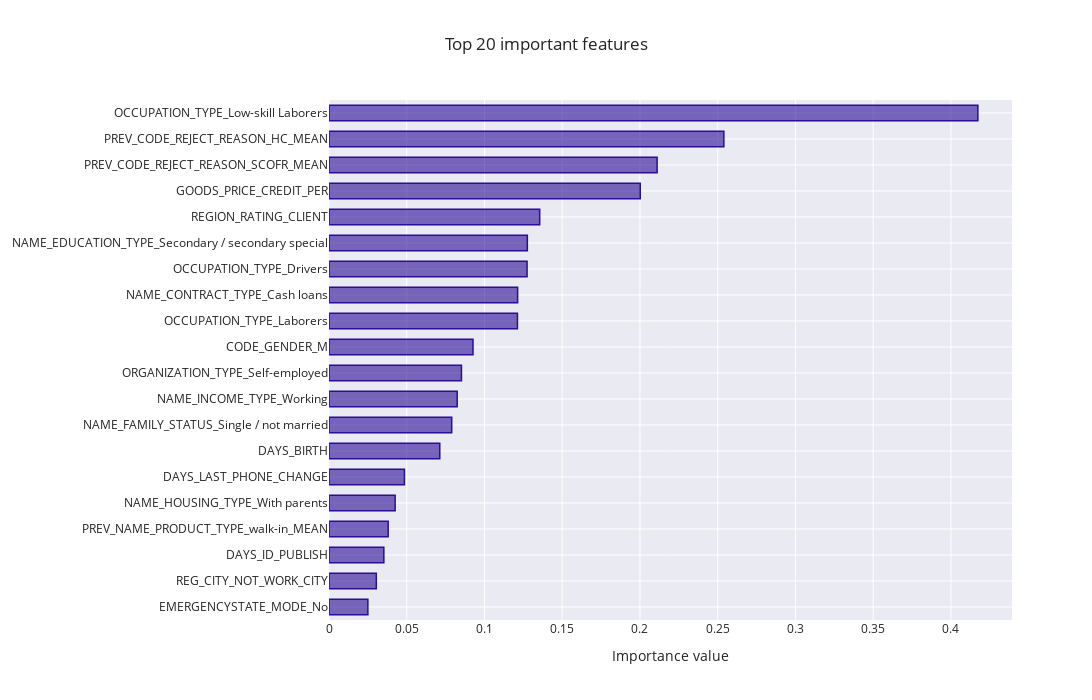

The code cell stored with this chart in its notebook:
### Markdown cell above
## Logistic Regression

### Code cell
# fit model on train
LR.fit(train, train_true)

# evaluate
evaluate_estimator(LR,
                   train,
                   train_true,
                   test,
                   test_true,
                   SCORER,
                   cost,
                   cv)

# Distribution of prediction probabilities versus classes
train_predicted_probas = LR.predict_proba(train)
proba_distributions(train_true,train_predicted_probas)

# Distribution of prediction probabilities versus classes
test_predicted_probas = LR.predict_proba(test)
proba_distributions(test_true,test_predicted_probas)

# Feature importance
feature_importance_plot(LR[-1].coef_[0],train)

### Figure 1 — Plotly figure (JSON) as saved in the notebook; plotly's stock layout.template omitted (floating-point values rounded to 4 significant figures)
{"data": [{"marker": {"color": "rgba(43, 13, 150, 0.6)", "line": {"color": "rgba(43, 13, 150, 1.0)", "width": 1.5}}, "orientation": "h", "type": "bar", "x": [0.025, 0.03043, 0.03527, 0.03807, 0.04254, 0.04854, 0.07124, 0.07892, 0.08245, 0.0852, 0.09262, 0.1212, 0.1213, 0.1274, 0.1276, 0.1355, 0.2002, 0.211, 0.254, 0.4173], "y": ["EMERGENCYSTATE_MODE_No", "REG_CITY_NOT_WORK_CITY", "DAYS_ID_PUBLISH", "PREV_NAME_PRODUCT_TYPE_walk-in_MEAN", "NAME_HOUSING_TYPE_With parents", "DAYS_LAST_PHONE_CHANGE", "DAYS_BIRTH", "NAME_FAMILY_STATUS_Single / not married", "NAME_INCOME_TYPE_Working", "ORGANIZATION_TYPE_Self-employed", "CODE_GENDER_M", "OCCUPATION_TYPE_Laborers", "NAME_CONTRACT_TYPE_Cash loans", "OCCUPATION_TYPE_Drivers", "NAME_EDUCATION_TYPE_Secondary / secondary special", "REGION_RATING_CLIENT", "GOODS_PRICE_CREDIT_PER", "PREV_CODE_REJECT_REASON_SCOFR_MEAN", "PREV_CODE_REJECT_REASON_HC_MEAN", "OCCUPATION_TYPE_Low-skill Laborers"]}], "layout": {"autosize": false, "bargap": 0.4, "height": 700, "title": {"text": "Top 20 important features"}, "width": 1300, "xaxis": {"autorange": true, "range": [0, 0.4393], "title": {"text": "Importance value"}, "type": "linear"}, "yaxis": {"automargin": true, "autorange": true, "range": [-0.5, 19.5], "type": "category"}}}
